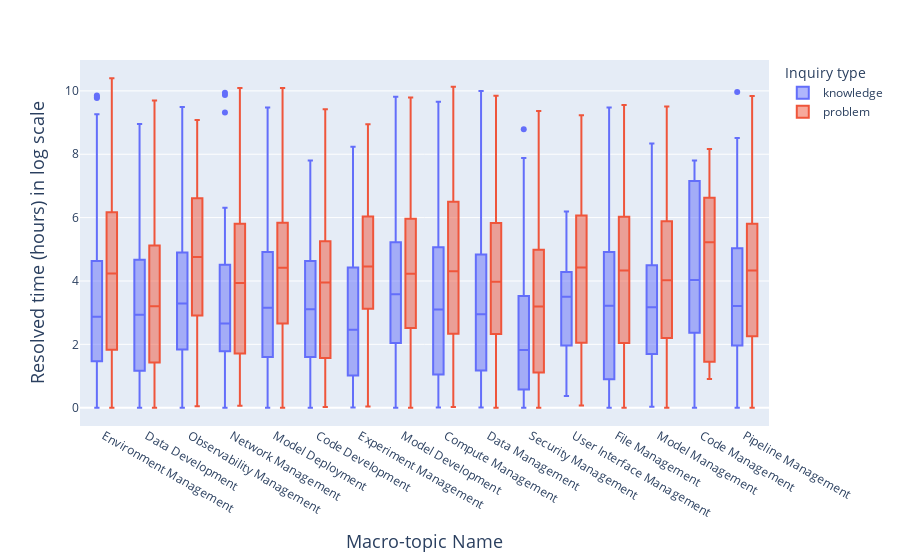

The code cell stored with this chart in its notebook:
### Code cell
df = pd.read_json(os.path.join(path_rq12, 'macro-topics.json'))

df['Challenge_resolved_time'] = df['Challenge_resolved_time'].apply(lambda x: np.log(x+1))
df['Challenge_topic_macro'] = df['Challenge_topic_macro'].apply(lambda x: macro_topic_indexing[x])
    
fig = px.box(df, x="Challenge_topic_macro", y="Challenge_resolved_time", color="Challenge_type")
fig.update_layout(
    xaxis_title="Macro-topic Name",
    yaxis_title="Resolved time (hours) in log scale",   
    legend_title='Inquiry type',
    xaxis=dict(title_font=dict(size=18)), 
    yaxis=dict(title_font=dict(size=18)),
)
fig.show()
fig.write_image(os.path.join(path_rq12, 'Resolved time in log scale.pdf'))

### Figure 1 — Plotly figure (JSON) as saved in the notebook; plotly's stock layout.template omitted (floating-point values rounded to 4 significant figures; data arrays with more than 128 entries replaced by an {"elided": "..."} marker saying what was removed)
{"data": [{"alignmentgroup": "True", "hovertemplate": "Challenge_type=knowledge<br>Challenge_topic_macro=%{x}<br>Challenge_resolved_time=%{y}<extra></extra>", "legendgroup": "knowledge", "marker": {"color": "#636efa"}, "name": "knowledge", "notched": false, "offsetgroup": "knowledge", "orientation": "v", "showlegend": true, "type": "box", "x": {"elided": "5593 str values"}, "x0": " ", "xaxis": "x", "y": {"elided": "5593 float values"}, "y0": " ", "yaxis": "y"}, {"alignmentgroup": "True", "hovertemplate": "Challenge_type=problem<br>Challenge_topic_macro=%{x}<br>Challenge_resolved_time=%{y}<extra></extra>", "legendgroup": "problem", "marker": {"color": "#EF553B"}, "name": "problem", "notched": false, "offsetgroup": "problem", "orientation": "v", "showlegend": true, "type": "box", "x": {"elided": "8145 str values"}, "x0": " ", "xaxis": "x", "y": {"elided": "8145 float values"}, "y0": " ", "yaxis": "y"}], "layout": {"boxmode": "group", "legend": {"title": {"text": "Inquiry type"}, "tracegroupgap": 0}, "margin": {"t": 60}, "xaxis": {"anchor": "y", "domain": [0, 1], "title": {"font": {"size": 18}, "text": "Macro-topic Name"}}, "yaxis": {"anchor": "x", "domain": [0, 1], "title": {"font": {"size": 18}, "text": "Resolved time (hours) in log scale"}}}}
